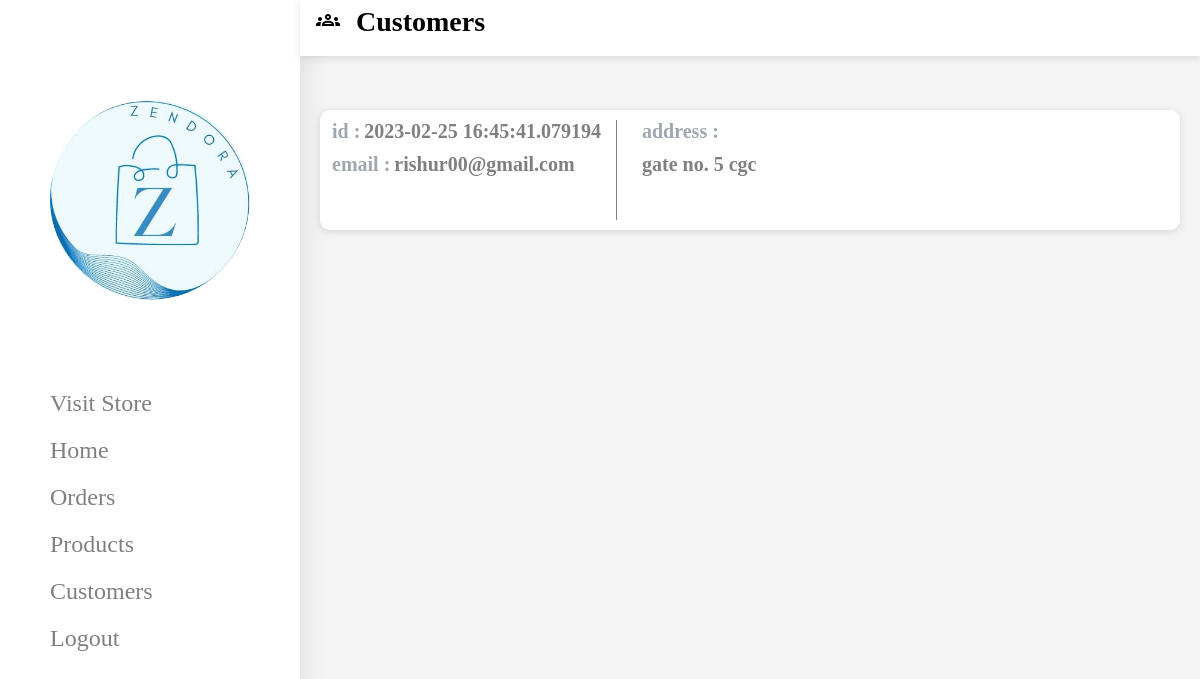
The page /mystore/edit/customers (signed in) on the database its author committed.
### tables this page shows
CREATE TABLE Slogin(
    sid,
    email,
    password,
    address
);

### app.py (the view)
@app.route("/<store>/edit/customers")
def customers(store):
    if 'z-user' in session:
        if session['z-user'] != "":
            con = sql.connect("db.db")
            a = con.execute('SELECT * FROM store WHERE name = ?;',[store]).fetchall()
            req = con.execute('SELECT * FROM Slogin WHERE sid = ?;',[a[0][0]]).fetchall()
            return render_template("customers.htm",aaa=store,data=req)
        else:
                return redirect("/")
    else:
        return redirect("/")

### app.py (called while the page is built)
@app.before_request
def make_session_permanent():
    session.permanent = True

### templates/customers.htm (shortened to what this page needs)
{% extends "base.htm" %} {% block customers %}
<div class="o-base">
    <div class="o-top">
        <div class="row">
            <span style="color: black;" class="material-symbols-outlined bbb">groups</span>
            <div style="color: black; font-weight: 700;font-size:28px" class="s-item">Customers</div>
        </div>
        <div style="height: 36px;"></div>
        {% for i in data %}
        <div class="row-a">
            <div class="ooo">
                <div class="row" style="margin-left: 12px;">
                    <div>
                        <div class="row">
                            <div class="o-hed">id :</div>
                            <div class="o-sub" style="padding-top: 10px;padding-left:4px;">{{ i[0] }}</div>
                        </div>
                        <div class="row">
                            <div class="o-hed">email :</div>
                            <div class="o-sub" style="padding-top: 10px;padding-left:4px;">{{ i[1] }}</div>
                        </div>
                    </div>
                    <div>
                        <div class="o-hed" style="padding-left: 10px;">address :</div>
                        <div class="o-sub" style="padding: 10px;">{{ i[3] }}</div>
                    </div>
                </div>
            </div>
        </div>
        {% endfor %}
    </div>
</div>
{% endblock %}

### static/css/khukari.css (style rules this page uses)
.row { display: flex; }
.row-a { display: flex; justify-content: space-around; }

### static/css/base..css (style rules this page uses)
body { background-color: whitesmoke; overflow-x: hidden; }
.bbb { text-align: center; height: 56px; width: 56px; padding-top: 8px; }
.s-item { padding-top: 6px; }

### static/css/orders.css (style rules this page uses)
@media (min-width: 900px) { .o-base { width: calc(100vw - 300px); } }
@media (min-width: 900px) { .ooo { width: calc(100vw - 340px); } }
.o-top { width: calc(100vw - 300px); height: 56px; background-color: white; box-shadow: rgba(99, 99, 99, 0.2) 0px 2px 8px 0px; position: fixed; top: 0; left: 300px; }
.o-base { overflow-y: auto; margin-left: 290px; }
.ooo { height: 120px; border-radius: 10px; background-color: white; margin-top: 10px; box-shadow: rgba(99, 99, 99, 0.2) 0px 2px 8px 0px; }
.o-hed { font-size: 20px; color: rgb(159, 168, 176); font-weight: 700; padding-top: 10px; }
.o-sub { font-size: 20px; font-weight: 600; color: grey; }

### rows shown on the page
Slogin: sid "2023-02-25 16:45:41.079194", email "rishur00@gmail.com", address "gate no. 5 cgc"
